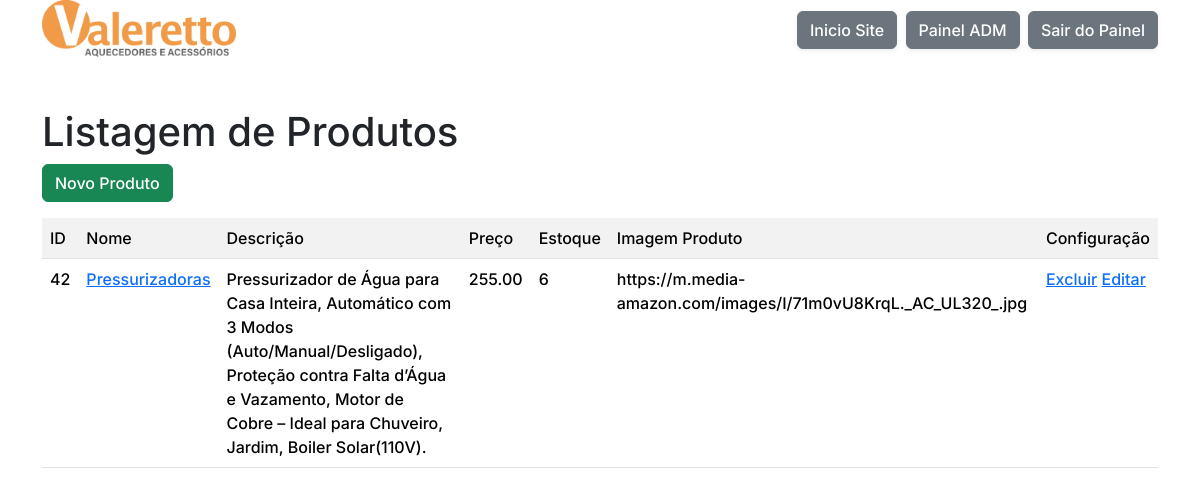
Page /produto-listagem.php (signed in) on the committed database.
### tables this page shows
CREATE TABLE `tb_produto` (
  `id_produto` int(11) NOT NULL AUTO_INCREMENT,
  `nome_produto` varchar(100) DEFAULT NULL,
  `descricao_produto` varchar(1000) DEFAULT NULL,
  `preco_produto` decimal(10,2) DEFAULT NULL,
  `imagem_produto` varchar(100) DEFAULT NULL,
  `estoque_produto` int(5) DEFAULT NULL,
  PRIMARY KEY (`id_produto`)
);

### produto-listagem.php (the view, shortened to what this page needs)
<?php
include "inc-cabecalho.php";
?>
    <main class="container">
       <div class="d-flex justify-content-between align-items-center mb-5">
        <div>
            <a class="logo navbar-brand" href="index.php"><img src="./assets/img/transparent_png/cropped-Valeretto-Logo.png"
            alt="Inicio"></a>
        </div>
        <div>
            <a href="index.php" class="btn btn-secondary shadow-sm me-1">Inicio Site</a>
            <a href="pag-admin.php" class="btn btn-secondary shadow-sm me-1">Painel ADM</a>
            <a href="admin-sair.php" class="btn btn-secondary shadow-sm">Sair do Painel</a>
        </div>
    </div>
        <h1>Listagem de Produtos</h1>
        <div class="row mb-3">
            <div class="col">
                <a class="btn btn-success me-2" href="produto-formulario.php">Novo Produto</a>
            </div>
        </div>
        <div class="row">
             <div class="col">
               <table class="table table-striped">
                <tr scope="row">
                    <td scope="col fw-bold">ID</td>
                    <td scope="col fw-bold">Nome</td>
                    <td scope="col fw-bold">Descrição</td>
                    <td scope="col fw-bold">Preço</td>
                    <td scope="col fw-bold">Estoque</td>
                    <td scope="col fw-bold">Imagem Produto</td>
                    <td scope="col fw-bold">Configuração</td>
                </tr>
                <?php
                include "inc-conexao.php";
                $sql = "select * from tb_produto order by nome_produto, preco_produto";
                $resultado = mysqli_query($conexao, $sql);
                while($linha_resultado = mysqli_fetch_assoc($resultado)){
                    echo "<tr>";
                    echo "<td> {$linha_resultado['id_produto']} </td>";
                    echo "<td> <a href='produto-visualizar.php?id={$linha_resultado['id_produto']}'> {$linha_resultado['nome_produto']} </a> </td>";
                    echo "<td> {$linha_resultado['descricao_produto']} </td>";
                    echo "<td> {$linha_resultado['preco_produto']} </td>";
                    echo "<td> {$linha_resultado['estoque_produto']} </td>";
                    echo "<td> {$linha_resultado['imagem_produto']} </td>";
                    echo "<td> <a href='produto-excluir.php?id={$linha_resultado['id_produto']}'>Excluir</a>
                                <a href='produto-editar.php?id={$linha_resultado['id_produto']}'>Editar</a>
                    </td>";
                    echo "</tr>";
                }
                ?>
                </table>
            </div>
        </div>
    </main>

### src/css/style.css (style rules this page uses)
* { margin: 0; padding: 0; outline: none; border: none; text-decoration: none; box-sizing: border-box; font-family: 'inter-medium', sans-serif; }
:root { --bs-orange: #ec9744; --bs-dark-gray: #54595F; }
html { scroll-behavior: smooth; }
.logo img { width: 194px; height: 60px; }

### rows in the picture
tb_produto: id_produto "42", nome_produto "Pressurizadoras", descricao_produto "Pressurizador de Água para Casa Inteira, Automático com 3 Modos (Auto/Manual/Desligado), Proteção contra Falta d’Água e Vazamento, Motor de Cobre – Ideal para Chuveiro, Jardim, Boiler Solar(110V).", preco_produto "255.00", estoque_produto "6", imagem_produto "https://m.media-amazon.com/images/I/71m0vU8KrqL._AC_UL320_.jpg"
